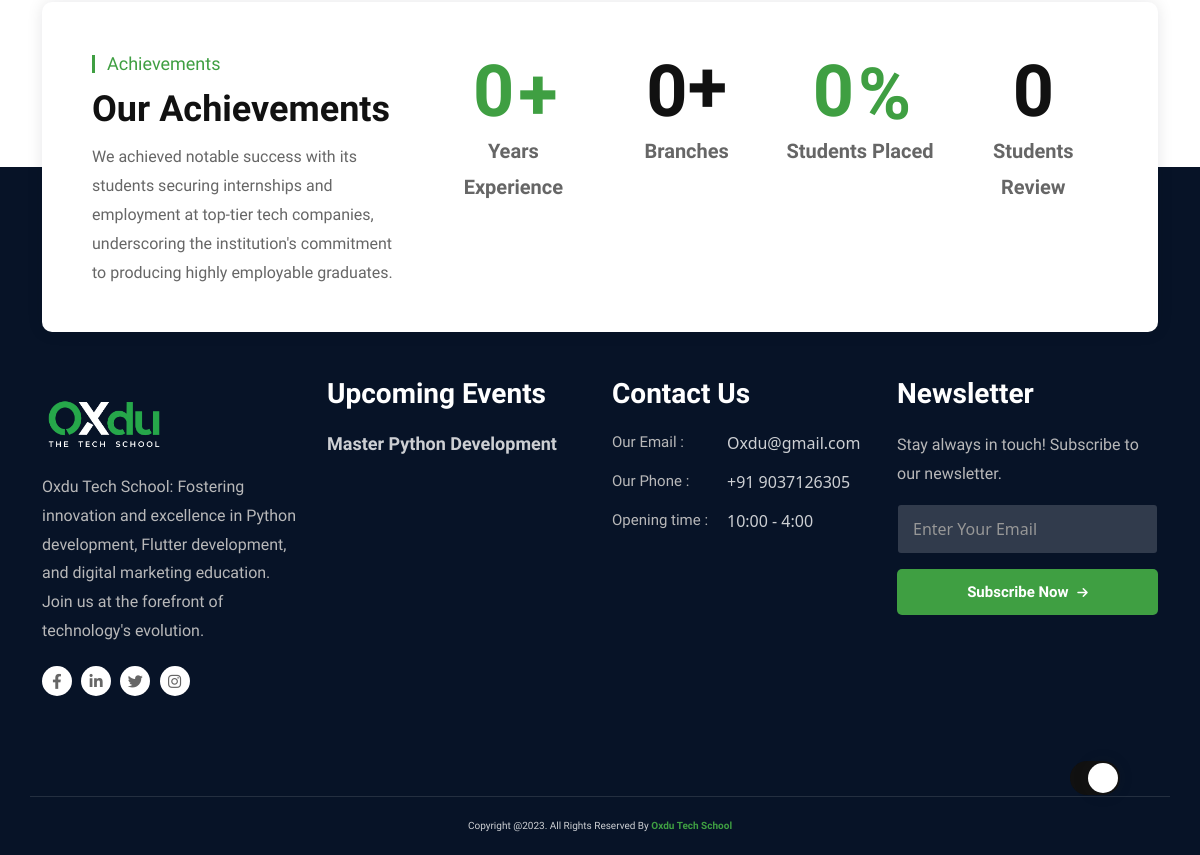
The app's page / (lower part), older data.
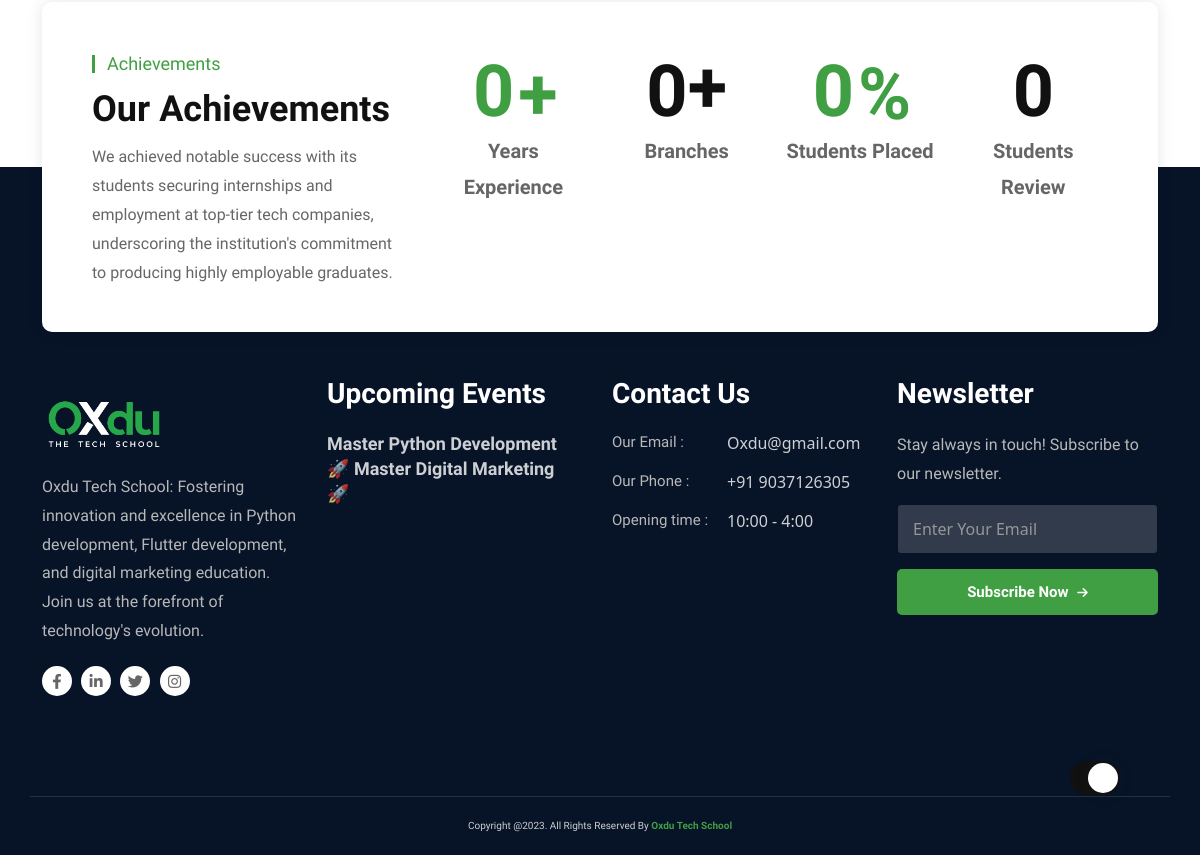
The same page, newer data.
### web/models.py (models this page shows, shortened)
class Event(models.Model):
    event_image = models.FileField(upload_to="media")
    event_date = models.IntegerField()
    event_month = models.CharField(max_length=50)
    event_cordinator = models.CharField(max_length=100)
    location = models.CharField(max_length=100)
    event_title = models.CharField(max_length=100)
    event_description = models.TextField()
    slug = models.SlugField(unique=True, max_length=100)

### web/views.py (the view)
# urls.py: path("", views.index, name="index"),
def index(request):
    form = ContactForm(request.POST or None)
    courses = Course.objects.all()
    events = Event.objects.all()  # Fetch all events from the database
    if request.method == "POST":
        if form.is_valid():
            form.save()
            response_data = {
                "status": "true",
                "title": "Successfully Submitted",
                "message": "Message successfully updated",
            }
        else:
            print(form.errors)
            response_data = {
                "status": "false",
                "title": "Form validation error",
            }
            return HttpResponse(
                json.dumps(response_data), content_type="application/javascript"
            )
    else:
        facualty = OurFacualty.objects.all()
        testimonial = Testimonial.objects.all()
        context = {"facualty": facualty, "testimonial": testimonial, "courses": courses, "events": events}
        return render(request, "web/index.html", context)

### web/context_processors.py (called while the page is built)
def main_context(request):
    events=Event.objects.all()
    context = {
       'events' : events,
    }
    return context

### templates/web/index.html (shortened to what this page needs)
{% load static %}
<!DOCTYPE html>
<html lang="zxx">
<head>
<link rel="stylesheet" href="{% static "web/css/animate.min.css" %}">
<link rel="stylesheet" href="{% static "web/css/bootstrap.min.css" %}">
<link rel="stylesheet" href="{% static "web/css/fontawsome.min.css" %}">
<link rel="stylesheet" href="{% static "web/fonts/font/flaticon.css" %}">
<link rel="stylesheet" href="{% static "web/css/meanmenu.min.css" %}">
<link rel="stylesheet" href="{% static "web/css/owl.carousel.min.css" %}">
<link rel="stylesheet" href="{% static "web/css/nice-select.min.css" %}">
<link rel="stylesheet" href="{% static "web/css/owl.theme.default.min.css" %}">
<link rel="stylesheet" href="{% static "web/css/magnific-popup.min.css" %}">
<link rel="stylesheet" href="{% static "web/css/jquery-ui.min.css" %}">
<link rel="stylesheet" href="{% static "web/css/odometer.min.css" %}">
<link rel="stylesheet" href="{% static "web/css/barfiller.css" %}">
<link rel="stylesheet" href="{% static "web/css/style.css" %}">
<link rel="stylesheet" href="{% static "web/css/dark.css" %}">
<link rel="stylesheet" href="{% static "web/css/responsive.css" %}">
</head>
<body>
<div class="theme-switcher">
<label id="switch" class="switch">
<span class="slider round"></span>
</label>
</div>
<br>
<br>
<br>
{% include 'web/partials/count.html' %}
<section class="footer ptb-100 bg-071327">
<div class="container">
<div class="row">
<div class="col-xl-3 col-lg-6 col-md-6 col-sm-6 col-12">
<div class="footer-logo-area">
<a href="{% url "index" %}"><img data-cfsrc="{% static "web/images/oxdu.png" %}" alt="image" style="display:none;visibility:hidden;  width: 122px; padding-top: 27px;"></a>
<p>Oxdu Tech School: Fostering innovation and excellence in Python development, Flutter development, and digital marketing education. Join us at the forefront of technology's evolution.</p>
<div class="footer-social-icons">
<ul>
<li><a href="https://www.facebook.com/" target="_blank"><i class="fab fa-facebook-f"></i></a></li>
<li><a href="https://www.linkedin.com/" target="_blank"><i class="fab fa-linkedin-in"></i></a></li>
<li><a href="https://twitter.com/" target="_blank"><i class="fab fa-twitter"></i></a></li>
<li><a href="https://www.instagram.com/" target="_blank"><i class="fab fa-instagram"></i></a></li>
</ul>
</div>
</div>
</div>
<div class="col-xl-3 col-lg-6 col-md-6 col-sm-6 col-12">
<div class="footer-links footer-news-area pr-20">
<h3>Upcoming Events</h3>
{% for event in events %}
<div class="footer-news-card mt-0">
<h5><a href="{% url "event-details" event.pk %}">{{ event.event_title }}</a></h5>
</div>
{% endfor %}
</div>
</div>
<div class="col-xl-3 col-lg-6 col-md-6 col-sm-6 col-12">
<div class="footer-links footer-contact">
<h3>Contact Us</h3>
<ul>
<li><span>Our Email :</span> <a href="mailto:oxdu@gmail.com">Oxdu@gmail.com</a></li>
<li><span>Our Phone :</span> <a href="tel:+91 9037126305">+91 9037126305</a></li>
<li><span>Opening time   :</span>10:00 - 4:00</li>
</ul>
</div>
</div>
<div class="col-xl-3 col-lg-6 col-md-6 col-sm-6 col-12">
<div class="footer-links footer-newsletter">
<h3>Newsletter</h3>
<p>Stay always in touch! Subscribe to our newsletter.</p>
<form class="newsletter-form" data-toggle="validator">
<input type="email" class="input-newsletter form-control" placeholder="Enter Your Email" name="EMAIL" required autocomplete="off">
<button class="default-button">Subscribe Now <i class="fas fa-arrow-right"></i></button>
</form>
</div>
</div>
</div>
</div>
</section>
<div class="copyright bg-071327">
<div class="container">
<p>Copyright @. All Rights Reserved By <a target="_blank" href="">Oxdu Tech School</a></p>
</div>
</div>
</body>
</html>

Row changes from the older to the newer data that the page shows:
added Event: event_title "🚀 Master Digital Marketing 🚀"
